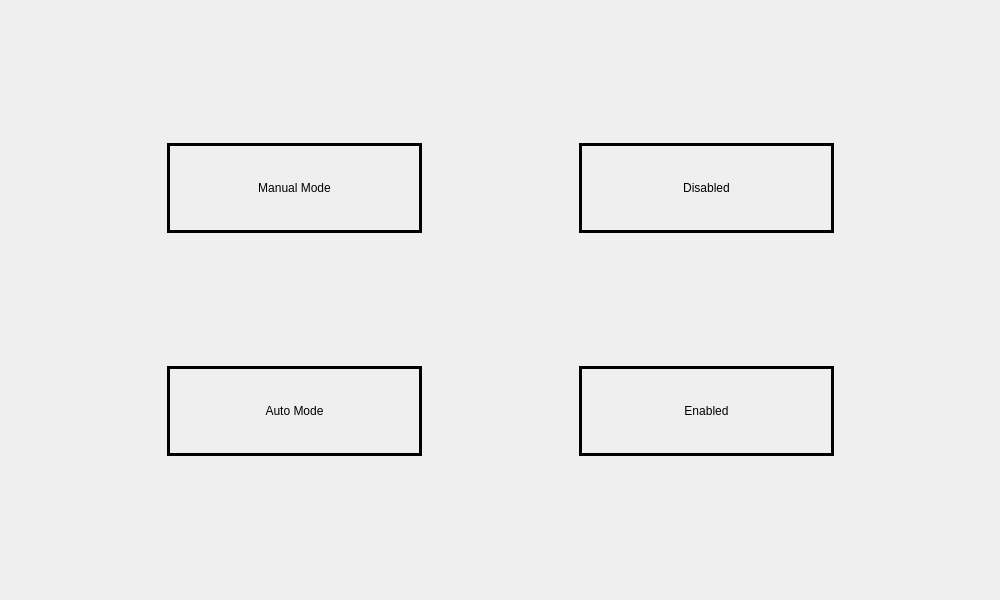
<?xml version="1.0" encoding="UTF-8"?>
<ui version="4.0">
 <class>RunningModeScreen</class>
 <widget class="QWidget" name="RunningModeScreen">
  <property name="geometry">
   <rect>
    <x>0</x>
    <y>0</y>
    <width>1000</width>
    <height>600</height>
   </rect>
  </property>
  <property name="windowTitle">
   <string>Form</string>
  </property>
  <widget class="QWidget" name="verticalLayoutWidget">
   <property name="geometry">
    <rect>
     <x>10</x>
     <y>10</y>
     <width>981</width>
     <height>581</height>
    </rect>
   </property>
   <layout class="QVBoxLayout" name="verticalLayout">
    <property name="spacing">
     <number>0</number>
    </property>
    <item>
     <layout class="QHBoxLayout" name="horizontalLayout">
      <item>
       <widget class="QLabel" name="manualabel">
        <property name="sizePolicy">
         <sizepolicy hsizetype="Minimum" vsizetype="Fixed">
          <horstretch>0</horstretch>
          <verstretch>0</verstretch>
         </sizepolicy>
        </property>
        <property name="minimumSize">
         <size>
          <width>255</width>
          <height>90</height>
         </size>
        </property>
        <property name="maximumSize">
         <size>
          <width>255</width>
          <height>90</height>
         </size>
        </property>
        <property name="baseSize">
         <size>
          <width>255</width>
          <height>90</height>
         </size>
        </property>
        <property name="layoutDirection">
         <enum>Qt::LeftToRight</enum>
        </property>
        <property name="frameShape">
         <enum>QFrame::Box</enum>
        </property>
        <property name="lineWidth">
         <number>3</number>
        </property>
        <property name="text">
         <string>Manual Mode</string>
        </property>
        <property name="alignment">
         <set>Qt::AlignCenter</set>
        </property>
        <property name="wordWrap">
         <bool>false</bool>
        </property>
        <property name="margin">
         <number>0</number>
        </property>
        <property name="indent">
         <number>0</number>
        </property>
       </widget>
      </item>
      <item>
       <widget class="QLabel" name="manualActive">
        <property name="sizePolicy">
         <sizepolicy hsizetype="Minimum" vsizetype="Fixed">
          <horstretch>0</horstretch>
          <verstretch>0</verstretch>
         </sizepolicy>
        </property>
        <property name="minimumSize">
         <size>
          <width>255</width>
          <height>90</height>
         </size>
        </property>
        <property name="maximumSize">
         <size>
          <width>255</width>
          <height>90</height>
         </size>
        </property>
        <property name="baseSize">
         <size>
          <width>255</width>
          <height>90</height>
         </size>
        </property>
        <property name="layoutDirection">
         <enum>Qt::LeftToRight</enum>
        </property>
        <property name="frameShape">
         <enum>QFrame::Box</enum>
        </property>
        <property name="lineWidth">
         <number>3</number>
        </property>
        <property name="text">
         <string>Disabled</string>
        </property>
        <property name="alignment">
         <set>Qt::AlignCenter</set>
        </property>
        <property name="wordWrap">
         <bool>false</bool>
        </property>
        <property name="margin">
         <number>0</number>
        </property>
        <property name="indent">
         <number>0</number>
        </property>
       </widget>
      </item>
     </layout>
    </item>
    <item>
     <layout class="QHBoxLayout" name="horizontalLayout_2">
      <item>
       <widget class="QLabel" name="autoLabel">
        <property name="sizePolicy">
         <sizepolicy hsizetype="Minimum" vsizetype="Fixed">
          <horstretch>0</horstretch>
          <verstretch>0</verstretch>
         </sizepolicy>
        </property>
        <property name="minimumSize">
         <size>
          <width>255</width>
          <height>90</height>
         </size>
        </property>
        <property name="maximumSize">
         <size>
          <width>255</width>
          <height>90</height>
         </size>
        </property>
        <property name="baseSize">
         <size>
          <width>255</width>
          <height>90</height>
         </size>
        </property>
        <property name="layoutDirection">
         <enum>Qt::LeftToRight</enum>
        </property>
        <property name="frameShape">
         <enum>QFrame::Box</enum>
        </property>
        <property name="lineWidth">
         <number>3</number>
        </property>
        <property name="text">
         <string>Auto Mode</string>
        </property>
        <property name="scaledContents">
         <bool>false</bool>
        </property>
        <property name="alignment">
         <set>Qt::AlignCenter</set>
        </property>
        <property name="wordWrap">
         <bool>false</bool>
        </property>
        <property name="margin">
         <number>0</number>
        </property>
        <property name="indent">
         <number>0</number>
        </property>
       </widget>
      </item>
      <item>
       <widget class="QLabel" name="autoActive">
        <property name="sizePolicy">
         <sizepolicy hsizetype="Minimum" vsizetype="Fixed">
          <horstretch>0</horstretch>
          <verstretch>0</verstretch>
         </sizepolicy>
        </property>
        <property name="minimumSize">
         <size>
          <width>255</width>
          <height>90</height>
         </size>
        </property>
        <property name="maximumSize">
         <size>
          <width>255</width>
          <height>90</height>
         </size>
        </property>
        <property name="baseSize">
         <size>
          <width>255</width>
          <height>90</height>
         </size>
        </property>
        <property name="layoutDirection">
         <enum>Qt::LeftToRight</enum>
        </property>
        <property name="frameShape">
         <enum>QFrame::Box</enum>
        </property>
        <property name="lineWidth">
         <number>3</number>
        </property>
        <property name="text">
         <string>Enabled</string>
        </property>
        <property name="alignment">
         <set>Qt::AlignCenter</set>
        </property>
        <property name="wordWrap">
         <bool>false</bool>
        </property>
        <property name="margin">
         <number>0</number>
        </property>
        <property name="indent">
         <number>0</number>
        </property>
       </widget>
      </item>
     </layout>
    </item>
   </layout>
  </widget>
 </widget>
 <resources/>
 <connections/>
</ui>
